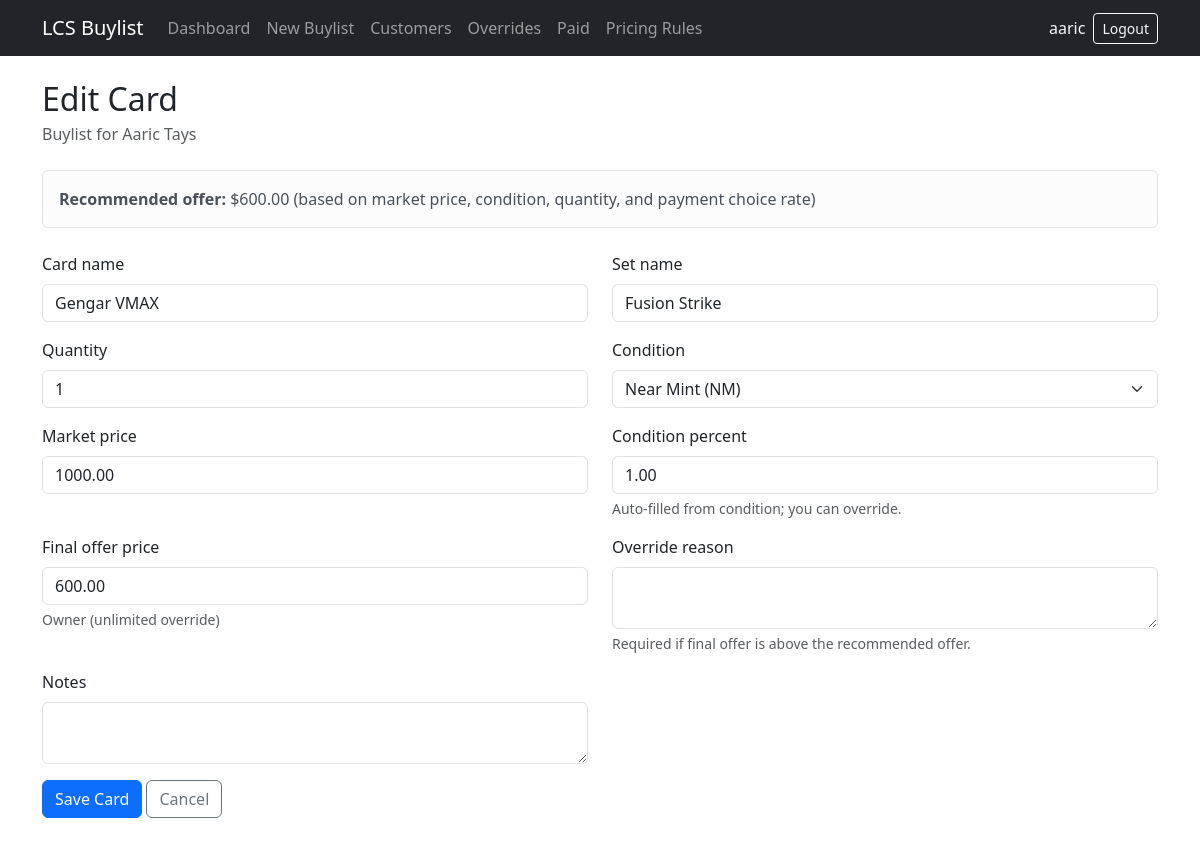
The page /buylists/2/items/2/edit/ (signed in) on the database its author committed.
### buylists/models.py (models this page shows, shortened)
class Buylist(models.Model):
    STATUS_DRAFT = 'draft'
    STATUS_WAITING = 'waiting'
    STATUS_ACCEPTED = 'accepted'
    STATUS_REJECTED = 'rejected'
    STATUS_PAID = 'paid'
    STATUS_CHOICES = [
        (STATUS_DRAFT, 'Draft'),
        (STATUS_WAITING, 'Waiting'),
        (STATUS_ACCEPTED, 'Accepted'),
        (STATUS_REJECTED, 'Rejected'),
        (STATUS_PAID, 'Paid'),
    ]
    PAYMENT_CASH = 'cash'
    PAYMENT_TRADE = 'trade'
    PAYMENT_CHOICES = [
        ('', 'Not selected'),
        (PAYMENT_CASH, 'Cash (60%)'),
        (PAYMENT_TRADE, 'Trade credit (70%)'),
    ]
    customer = models.ForeignKey(
        Customer,
        on_delete=models.CASCADE,
        related_name='buylists',
    )
    status = models.CharField(
        max_length=20,
        choices=STATUS_CHOICES,
        default=STATUS_DRAFT,
    )
    payment_choice = models.CharField(
        max_length=10,
        choices=PAYMENT_CHOICES,
        blank=True,
        default='',
    )
    PAYMENT_METHOD_CASH = 'cash'
    PAYMENT_METHOD_STORE_CREDIT = 'store_credit'
    PAYMENT_METHOD_TRADE = 'trade'
    PAYMENT_METHOD_MIXED = 'mixed'
    PAYMENT_METHOD_CHOICES = [
        ('', 'Not paid yet'),
        (PAYMENT_METHOD_CASH, 'Cash'),
        (PAYMENT_METHOD_STORE_CREDIT, 'Store credit'),
        (PAYMENT_METHOD_TRADE, 'Trade'),
        (PAYMENT_METHOD_MIXED, 'Mixed'),
    ]
    payment_method = models.CharField(
        max_length=20,
        choices=PAYMENT_METHOD_CHOICES,
        blank=True,
        default='',
    )
    amount_paid = models.DecimalField(
        max_digits=10,
        decimal_places=2,
        null=True,
        blank=True,
    )
    paid_at = models.DateTimeField(null=True, blank=True)
    paid_by = models.ForeignKey(
        settings.AUTH_USER_MODEL,
        on_delete=models.SET_NULL,
        null=True,
        blank=True,
        related_name='buylists_paid',
    )
    created_at = models.DateTimeField(auto_now_add=True)
    updated_at = models.DateTimeField(auto_now=True)
    class Meta:
        ordering = ['-updated_at']
    @property
    def payment_choice_selected(self):
        return bool(self.payment_choice)

class Customer(models.Model):
    name = models.CharField(max_length=200)
    phone = models.CharField(max_length=50, blank=True)
    email = models.EmailField(blank=True)
    notes = models.TextField(blank=True)
    class Meta:
        ordering = ['name']

class BuylistItem(models.Model):
    CONDITION_NM = 'NM'
    CONDITION_LP = 'LP'
    CONDITION_MP = 'MP'
    CONDITION_HP = 'HP'
    CONDITION_DMG = 'DMG'
    CONDITION_CHOICES = [
        (CONDITION_NM, 'Near Mint (NM)'),
        (CONDITION_LP, 'Lightly Played (LP)'),
        (CONDITION_MP, 'Moderately Played (MP)'),
        (CONDITION_HP, 'Heavily Played (HP)'),
        (CONDITION_DMG, 'Damaged (DMG)'),
    ]
    CONDITION_DEFAULTS = {
        CONDITION_NM: Decimal('1.00'),
        CONDITION_LP: Decimal('0.90'),
        CONDITION_MP: Decimal('0.75'),
        CONDITION_HP: Decimal('0.60'),
        CONDITION_DMG: Decimal('0.40'),
    }
    CASH_OFFER_PERCENT = Decimal('0.60')
    TRADE_OFFER_PERCENT = Decimal('0.70')
    buylist = models.ForeignKey(
        Buylist,
        on_delete=models.CASCADE,
        related_name='items',
    )
    card_name = models.CharField(max_length=200)
    set_name = models.CharField(max_length=200, blank=True)
    quantity = models.PositiveIntegerField(default=1)
    condition = models.CharField(
        max_length=3,
        choices=CONDITION_CHOICES,
        default=CONDITION_NM,
    )
    market_price = models.DecimalField(max_digits=10, decimal_places=2)
    condition_percent = models.DecimalField(max_digits=4, decimal_places=2)
    cash_offer_price = models.DecimalField(
        max_digits=10,
        decimal_places=2,
        editable=False,
    )
    trade_offer_price = models.DecimalField(
        max_digits=10,
        decimal_places=2,
        editable=False,
    )
    recommended_offer_price = models.DecimalField(
        max_digits=10,
        decimal_places=2,
        editable=False,
    )
    final_offer_price = models.DecimalField(max_digits=10, decimal_places=2)
    override_reason = models.TextField(blank=True)
    override_recommended_price = models.DecimalField(
        max_digits=10,
        decimal_places=2,
        null=True,
        blank=True,
        editable=False,
        help_text='Recommended offer at the time of override.',
    )
    override_final_price = models.DecimalField(
        max_digits=10,
        decimal_places=2,
        null=True,
        blank=True,
        editable=False,
        help_text='Final offer recorded at the time of override.',
    )
    override_by = models.ForeignKey(
        settings.AUTH_USER_MODEL,
        on_delete=models.SET_NULL,
        null=True,
        blank=True,
        related_name='offer_overrides',
    )
    override_at = models.DateTimeField(null=True, blank=True)
    notes = models.TextField(blank=True)
    class Meta:
        ordering = ['card_name']

### buylists/views.py (the view)
@employee_required
def buylistitem_edit(request, buylist_pk, pk):
    buylist = get_object_or_404(Buylist, pk=buylist_pk)
    item = get_object_or_404(BuylistItem, pk=pk, buylist=buylist)
    if request.method == 'POST':
        form = BuylistItemForm(
            request.POST, instance=item, buylist=buylist, user=request.user,
        )
        if form.is_valid():
            form.save()
            messages.success(request, f'Updated "{item.card_name}".')
            return redirect('buylists:buylist_detail', pk=buylist.pk)
    else:
        form = BuylistItemForm(instance=item, buylist=buylist, user=request.user)
    return render(request, 'buylists/buylistitem_form.html', {
        'form': form,
        'buylist': buylist,
        'title': 'Edit Card',
        'item': item,
    })

### buylists/forms.py (shortened to what this page needs)
class BuylistItemForm(BootstrapFormMixin, forms.ModelForm):
    class Meta:
        model = BuylistItem
        fields = [
            'card_name',
            'set_name',
            'quantity',
            'condition',
            'market_price',
            'condition_percent',
            'final_offer_price',
            'override_reason',
            'notes',
        ]
        widgets = {
            'notes': forms.Textarea(attrs={'rows': 2}),
            'override_reason': forms.Textarea(attrs={'rows': 2}),
        }
    def __init__(self, *args, **kwargs):
        self.user = kwargs.pop('user', None)
        self.buylist = kwargs.pop('buylist', None)
        super().__init__(*args, **kwargs)
        self.fields['condition_percent'].help_text = (
            'Auto-filled from condition; you can override.'
        )
        self.fields['override_reason'].help_text = (
            'Required if final offer is above the recommended offer.'
        )
        self.fields['final_offer_price'].help_text = get_role_label(self.user)

### buylists/context_processors.py (called while the page is built)
def nav_permissions(request):
    user = request.user
    return {
        'nav_is_authenticated': user.is_authenticated,
        'nav_username': user.get_username() if user.is_authenticated else '',
        'nav_is_owner': user_is_owner(user),
        'nav_is_manager_or_owner': user_is_manager_or_owner(user),
        'nav_can_view_override_report': user_is_manager_or_owner(user),
        'nav_can_view_paid_report': user_is_manager_or_owner(user),
    }

### buylists/offer_rules.py (called while the page is built, shortened)
def get_override_limit_percent(user):
    if not user or not user.is_authenticated:
        return EMPLOYEE_MAX_OVERRIDE_PERCENT
    if user.is_superuser:
        return None

def get_role_label(user):
    limit = get_override_limit_percent(user)
    if limit is None:
        return 'Owner (unlimited override)'
    if limit == MANAGER_MAX_OVERRIDE_PERCENT:
        return 'Manager (up to 15% above recommended)'
    return 'Employee (up to 5% above recommended)'

### buylists/permissions.py (called while the page is built)
def user_is_owner(user):
    if not user.is_authenticated:
        return False
    return user.is_superuser or GROUP_OWNER in user_group_names(user)

def user_is_manager_or_owner(user):
    if not user.is_authenticated:
        return False
    if user_is_owner(user):
        return True
    return GROUP_MANAGER in user_group_names(user)

### buylists/templates/buylists/buylistitem_form.html (shortened to what this page needs)
{% extends "buylists/base.html" %}
{% block content %}
<h1 class="h2 mb-1">{{ title }}</h1>
<p class="text-muted mb-4">Buylist for {{ buylist.customer.name }}</p>
{% if item %}
<div class="alert alert-light border mb-4">
    <strong>Recommended offer:</strong> ${{ item.recommended_offer_price }}
    (based on market price, condition, quantity, and payment choice rate)
</div>
{% endif %}
<form method="post" novalidate>
    <div class="row">
        {% for field in form %}
        <div class="col-md-6 mb-3">
            <label for="{{ field.id_for_label }}" class="form-label">{{ field.label }}</label>
            {{ field }}
            {% if field.help_text %}
            <div class="form-text">{{ field.help_text }}</div>
            {% endif %}
        </div>
        {% endfor %}
    </div>
    <button type="submit" class="btn btn-primary">Save Card</button>
    <a href="{% url 'buylists:buylist_detail' pk=buylist.pk %}" class="btn btn-outline-secondary">Cancel</a>
</form>
{% endblock %}

### buylists/templates/buylists/base.html (shortened to what this page needs)
<!DOCTYPE html>
<html lang="en">
<head>
    <link href="https://cdn.jsdelivr.net/npm/bootstrap@5.3.3/dist/css/bootstrap.min.css" rel="stylesheet">
</head>
<body>
    <nav class="navbar navbar-expand-lg navbar-dark bg-dark mb-4 no-print">
        <div class="container">
            <a class="navbar-brand" href="{% url 'buylists:dashboard' %}">LCS Buylist</a>
            {% if nav_is_authenticated %}
            <div class="collapse navbar-collapse" id="navbarNav">
                <ul class="navbar-nav me-auto">
                    <li class="nav-item">
                        <a class="nav-link" href="{% url 'buylists:dashboard' %}">Dashboard</a>
                    </li>
                    <li class="nav-item">
                        <a class="nav-link" href="{% url 'buylists:buylist_create' %}">New Buylist</a>
                    </li>
                    <li class="nav-item">
                        <a class="nav-link" href="{% url 'buylists:customer_list' %}">Customers</a>
                    </li>
                    {% if nav_can_view_override_report %}
                    <li class="nav-item">
                        <a class="nav-link" href="{% url 'buylists:override_report' %}">Overrides</a>
                    </li>
                    {% endif %}
                    {% if nav_can_view_paid_report %}
                    <li class="nav-item">
                        <a class="nav-link" href="{% url 'buylists:paid_report' %}">Paid</a>
                    </li>
                    {% endif %}
                    {% if nav_is_owner %}
                    <li class="nav-item">
                        <a class="nav-link" href="{% url 'buylists:pricing_rule_list' %}">Pricing Rules</a>
                    </li>
                    {% endif %}
                </ul>
                <ul class="navbar-nav align-items-lg-center gap-lg-2">
                    <li class="nav-item">
                        <span class="navbar-text text-light">
                            {{ nav_username }}
                        </span>
                    </li>
                    <li class="nav-item">
                        <form method="post" action="{% url 'buylists:logout' %}" class="d-inline">
                            <button type="submit" class="btn btn-outline-light btn-sm">Logout</button>
                        </form>
                    </li>
                </ul>
            </div>
            {% endif %}
        </div>
    </nav>
    <main class="container pb-5">
        {% block content %}{% endblock %}
    </main>
</body>
</html>

### rows shown on the page
Buylist: customer.name "Aaric Tays"
BuylistItem: recommended_offer_price "600.00", form "Gengar VMAX" "Fusion Strike" "1" "Near Mint (NM)" "1000.00" "1.00" "600.00"

### other values the page prints
{{ nav_username }} "aaric"
{{ title }} "Edit Card"
{{ field.label }} "Card name" "Set name" "Quantity" "Condition" "Market price" "Condition percent" "Final offer price" "Override reason" "Notes"
{{ field.help_text }} "Auto-filled from condition; you can override." "Owner (unlimited override)" "Required if final offer is above the recommended offer."
